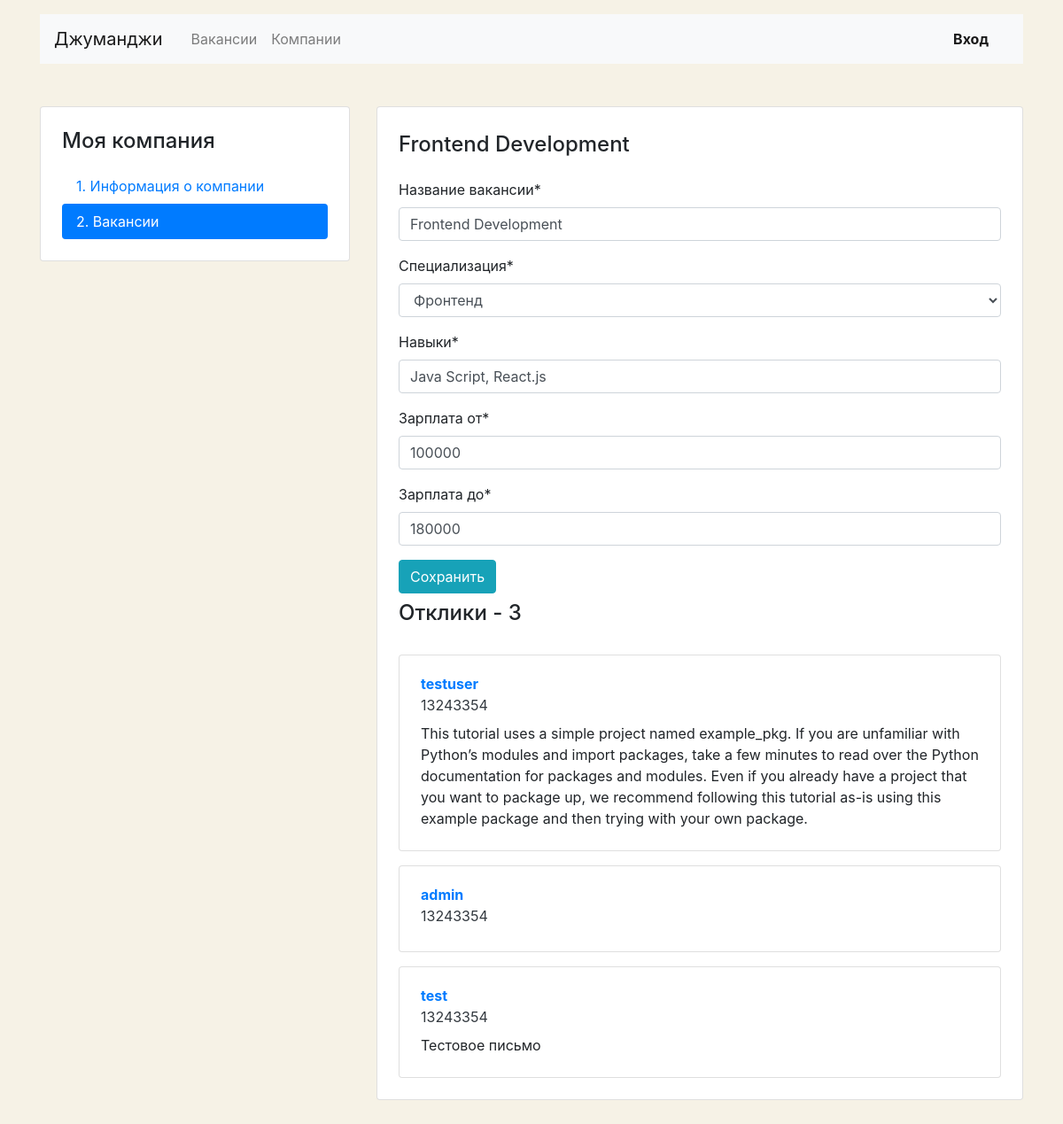
Before: /mycompany/vacancies/9/ with the older database file.
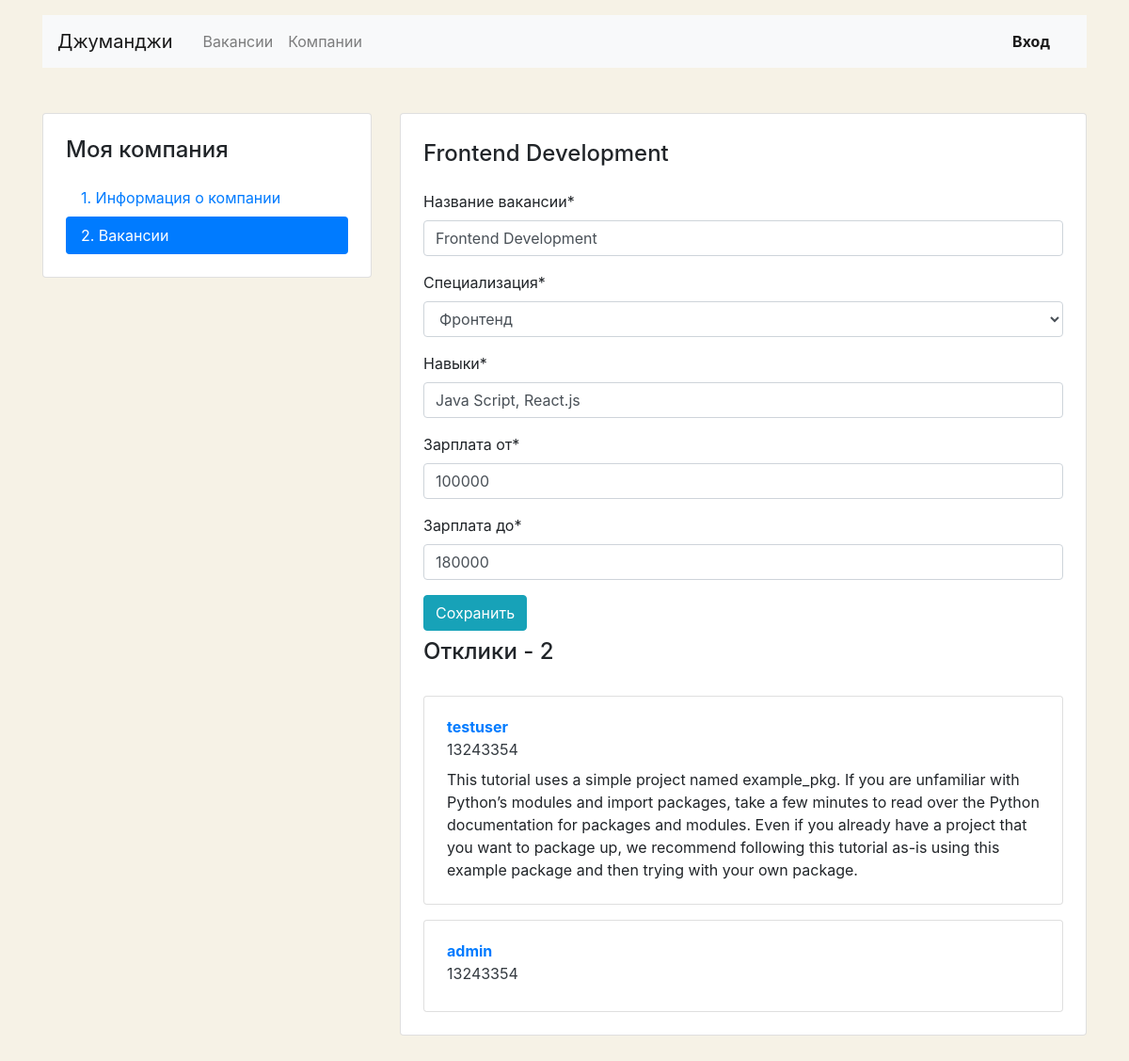
After: the same page with the newer database file.
### company/models.py (models this page shows, shortened)
class Application(models.Model):
    username = models.CharField(max_length=40, verbose_name='Имя')
    phone = models.CharField(max_length=20, verbose_name='Телефон')
    letter = models.TextField(max_length=1000, verbose_name='Письмо', default='', blank=True)
    vacancy = models.ForeignKey(Vacancy, on_delete=models.CASCADE, verbose_name='Вакансия')
    user = models.ForeignKey(User, on_delete=models.CASCADE, verbose_name='Пользователь')
    class Meta:
        verbose_name = 'Отклик'
        verbose_name_plural = 'Отклики'

### users/views.py (the view, shortened to what this page needs)
# urls.py: path('mycompany/vacancies/<int:pk>/', ProfileVacanciesEdit.as_view(), name='edit_vacancy'),
class ProfileVacanciesEdit(View):
    def get(self, request, pk):
        vacancy = Vacancy.objects.get(pk=pk)
        applications = Application.objects.filter(vacancy=vacancy)
        context = {
            'title': vacancy.title,
            'form': VacancyForm(instance=vacancy),
            'applications': applications,
        }
        return render(request, 'vacancy/vacancy_edit.html', context=context)

### company/forms.py
class VacancyForm(ModelForm):
    class Meta:
        model = Vacancy
        fields = ('title', 'speciality', 'skills', 'salary_min', 'salary_max')
        labels = {
            'title': 'Название вакансии',
            'speciality': 'Специализация',
            'skills': 'Навыки',
            'salary_min': 'Зарплата от',
            'salary_max': 'Зарплата до',
        }

### company/models.py (called while the page is built)
    def __str__(self):
        return self.title

### templates/vacancy/vacancy_edit.html (shortened to what this page needs)
{% extends 'base/base.html' %}
{% load crispy_forms_filters %}
{% block content %}
    <main class="container mt-3 pb-5">
        <div class="row mt-5">
            <div class="col-12 col-lg-4">
                <aside class="pt-3 pb-4 px-4 mb-5 card">
                    <h1 class="h4 pt-2 pb-2">Моя компания</h1>
                    <div class="nav flex-column nav-pills">
                        <a class="nav-link" href="{% url 'profile_company' %}">1. Информация о&nbsp;компании</a>
                        <a class="nav-link active" href="{% url 'profile_vacancies' %}">2. Вакансии</a>
                    </div>
                </aside>
            </div>
            <div class="col-12 col-lg-8">
                <div class="card">
                    <div class="card-body px-4 pb-4 tab-content">
                        <section>
                            <h2 class="h4 pt-2 pb-3">{{ title }}</h2>
                            <form method="POST" enctype="multipart/form-data" style="border: none;">
                                {{ form|crispy }}
                                <button class="btn btn-info" type="submit">Сохранить</button>
                            </form>
                            <h2 class="h4 pt-2 pb-3">Отклики - {{ applications.count }}</h2>
                            {% for item in applications %}
                                <div class="card mt-3">
                                    <div class="card-body px-4">
                                        <a class="mb-1 font-weight-bold"
                                           href="{% url 'user_resume' pk=item.pk %}">{{ item.username }}</a>
                                        <p class="mb-2"><a href="tel:+79002842324"
                                                           class="text-dark">{{ item.phone }}</a>
                                        </p>
                                        <p class="mb-1">{{ item.letter }}</p>
                                    </div>
                                </div>
                            {% endfor %}
                        </section>
                    </div>
                </div>
            </div>
        </div>
    </main>
{% endblock %}

Changed rows visible on the page:
removed Application: username "test", phone "13243354", letter "Тестовое письмо"
Other visible differences:
{{ applications.count }}: "3" → "2"
